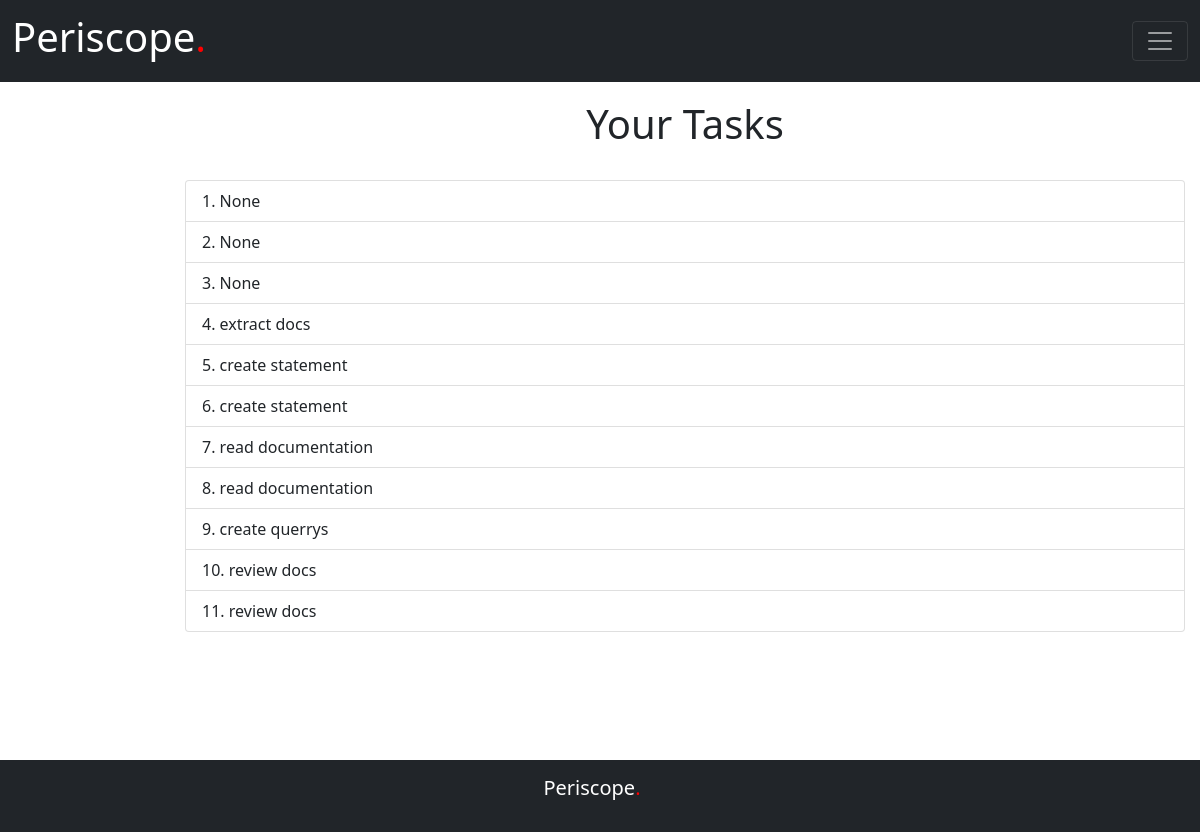
Before: /em/tasks (signed in) with the older database file.
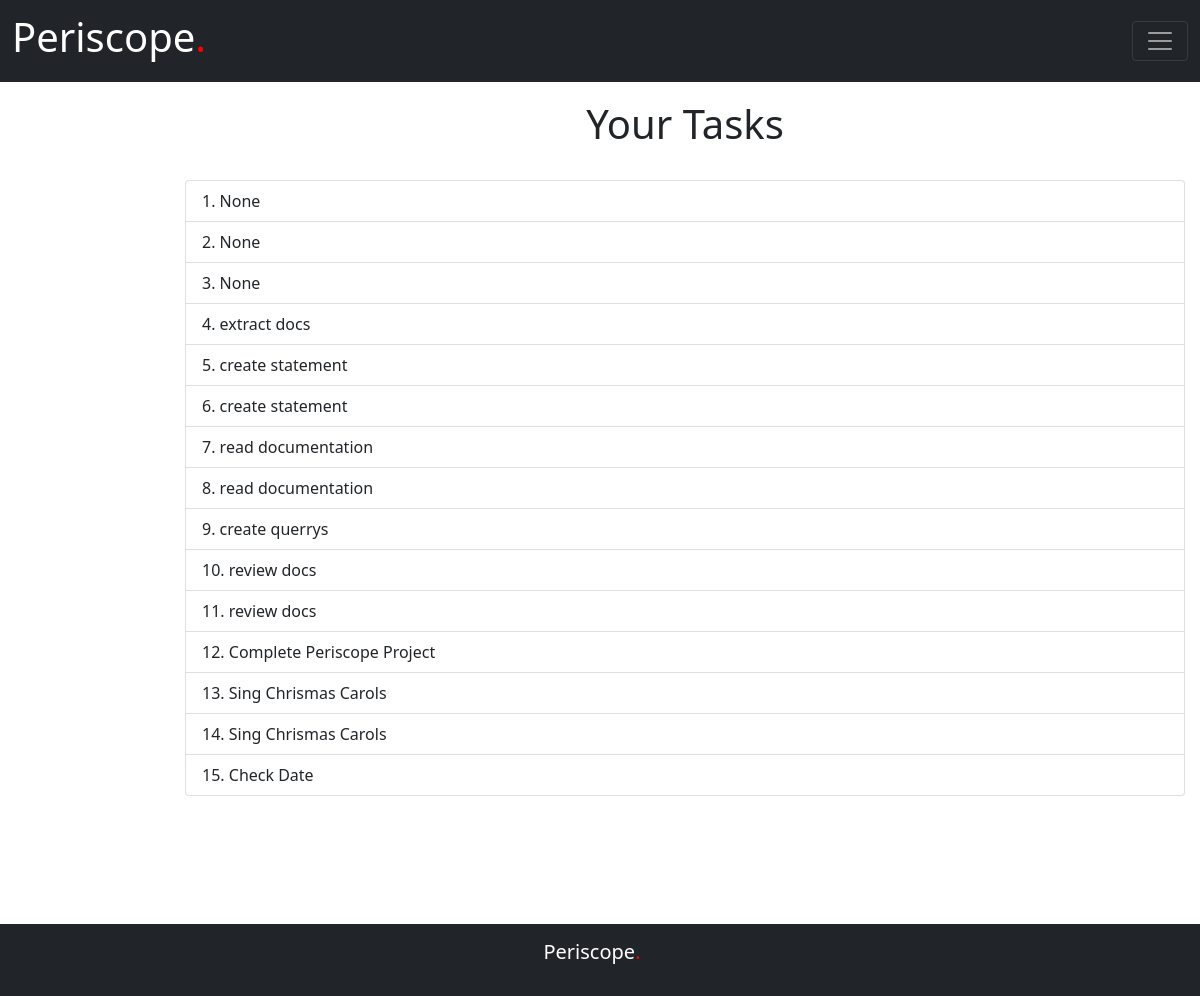
After: the same page with the newer database file.
### models.py (models this page shows)
class Tasks(db.Model):
    id = db.Column(db.Integer, primary_key=True)
    data = db.Column(db.String(15000))
    date = db.Column(db.DateTime(timezone=True), default=func.now())
    user_id = db.Column(db.Integer, db.ForeignKey('employee.id'))

### views.py (the view)
@views.route('/em/tasks')
def tasks():
    tasksList = db.session.query(Tasks)
    user_id=current_user.id
    today = date.today().isoformat()
    return render_template("tasks.html", tasksList = tasksList, user_id=user_id, today=today)

### __init__.py (called while the page is built)
def create_app():
    app = Flask(__name__)
    app.config['SECRET_KEY'] = 'BPY0pW1ziAWPMbY1IUoSKQsXFEcx5gIQ'
    app.config['SQLALCHEMY_DATABASE_URI'] = f'sqlite:///{DB_NAME}'
    db.init_app(app)
    from .views import views
    from .auth import auth
    app.register_blueprint(views, url_prefix='/')
    app.register_blueprint(auth, url_prefix='/')
    from .models import Employee,Tasks, Supervisor, Admin
    create_database(app)
    login_manager = LoginManager()
    login_manager.login_view='auth.login'
    login_manager.init_app(app)
    @login_manager.user_loader
    def load_user(id):
        return Employee.query.get(int(id))
    return app

### templates/tasks.html (shortened to what this page needs)
{% extends "base.html" %}
{%block content%}
<div style="
width: 1000px;
margin-left: 185px;
">
    <h1 style="margin-top: 100px;" align="center">Your Tasks</h1>
    <br>
    <ol class="list-group list-group-numbered" id="tasks"  style="margin-bottom: 200px;">
        {% for task in tasksList%}
        {% if task.user_id == user_id %}
    <li class="list-group-item" >{{task.data}}</li>
    {% endif %}
    {% endfor %}
    </ol>
</div>
{%endblock%}

Changed rows visible on the page:
added Tasks: data "Complete Periscope Project"
added Tasks: data "Sing Chrismas Carols"
added Tasks: data "Sing Chrismas Carols"
added Tasks: data "Check Date"
